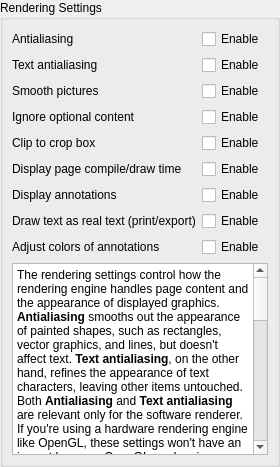
       <widget class="QWidget" name="renderingPage">
        <layout class="QVBoxLayout" name="renderingPageLayout">
         <property name="leftMargin">
          <number>0</number>
         </property>
         <property name="topMargin">
          <number>0</number>
         </property>
         <property name="rightMargin">
          <number>0</number>
         </property>
         <property name="bottomMargin">
          <number>0</number>
         </property>
         <item>
          <widget class="QGroupBox" name="renderingSettingsGroupBox">
           <property name="title">
            <string>Rendering Settings</string>
           </property>
           <layout class="QVBoxLayout" name="renderingSettingsGroupBoxLayout" stretch="0,1">
            <item>
             <layout class="QGridLayout" name="renderingSettingsGridLayout">
              <item row="0" column="1">
               <widget class="QCheckBox" name="antialiasingCheckBox">
                <property name="text">
                 <string>Enable</string>
                </property>
               </widget>
              </item>
              <item row="1" column="1">
               <widget class="QCheckBox" name="textAntialiasingCheckBox">
                <property name="text">
                 <string>Enable</string>
                </property>
               </widget>
              </item>
              <item row="4" column="0">
               <widget class="QLabel" name="clipToCropBoxLabel">
                <property name="text">
                 <string>Clip to crop box</string>
                </property>
               </widget>
              </item>
              <item row="1" column="0">
               <widget class="QLabel" name="textAntialiasingLabel">
                <property name="text">
                 <string>Text antialiasing</string>
                </property>
               </widget>
              </item>
              <item row="3" column="0">
               <widget class="QLabel" name="ignoreOptionalContentLabel">
                <property name="text">
                 <string>Ignore optional content</string>
                </property>
               </widget>
              </item>
              <item row="4" column="1">
               <widget class="QCheckBox" name="clipToCropBoxCheckBox">
                <property name="text">
                 <string>Enable</string>
                </property>
               </widget>
              </item>
              <item row="3" column="1">
               <widget class="QCheckBox" name="ignoreOptionalContentCheckBox">
                <property name="text">
                 <string>Enable</string>
                </property>
               </widget>
              </item>
              <item row="2" column="1">
               <widget class="QCheckBox" name="smoothPicturesCheckBox">
                <property name="text">
                 <string>Enable</string>
                </property>
               </widget>
              </item>
              <item row="5" column="1">
               <widget class="QCheckBox" name="displayTimeCheckBox">
                <property name="text">
                 <string>Enable</string>
                </property>
               </widget>
              </item>
              <item row="2" column="0">
               <widget class="QLabel" name="smoothPicturesLabel">
                <property name="text">
                 <string>Smooth pictures</string>
                </property>
               </widget>
              </item>
              <item row="5" column="0">
               <widget class="QLabel" name="displayTimeLabel">
                <property name="text">
                 <string>Display page compile/draw time</string>
                </property>
               </widget>
              </item>
              <item row="0" column="0">
               <widget class="QLabel" name="antialiasingLabel">
                <property name="text">
                 <string>Antialiasing</string>
                </property>
               </widget>
              </item>
              <item row="6" column="0">
               <widget class="QLabel" name="displayAnnotationsLabel">
                <property name="text">
                 <string>Display annotations</string>
                </property>
               </widget>
              </item>
              <item row="6" column="1">
               <widget class="QCheckBox" name="displayAnnotationsCheckBox">
                <property name="text">
                 <string>Enable</string>
                </property>
               </widget>
              </item>
              <item row="7" column="0">
               <widget class="QLabel" name="realTextLabel">
                <property name="text">
                 <string>Draw text as real text (print/export)</string>
                </property>
               </widget>
              </item>
              <item row="7" column="1">
               <widget class="QCheckBox" name="realTextCheckBox">
                <property name="toolTip">
                 <string>Uses substitute fonts and may look different from the embedded font. Only affects printing and exporting to devices which preserve text (such as SVG), it has no effect on the on-screen page view.</string>
                </property>
                <property name="text">
                 <string>Enable</string>
                </property>
               </widget>
              </item>
              <item row="8" column="0">
               <widget class="QLabel" name="colorAdjustAnnotationsLabel">
                <property name="text">
                 <string>Adjust colors of annotations</string>
                </property>
               </widget>
              </item>
              <item row="8" column="1">
               <widget class="QCheckBox" name="colorAdjustAnnotationsCheckBox">
                <property name="toolTip">
                 <string>Applies the active color adjustment (inverted colors, grayscale, high contrast, bitonal or custom colors) also to annotations, so they match the adjusted page content. It affects the screen only, printing and exporting of the document are not changed.</string>
                </property>
                <property name="text">
                 <string>Enable</string>
                </property>
               </widget>
              </item>
             </layout>
            </item>
            <item>
             <widget class="QTextBrowser" name="renderingHelpTextBrowser">
              <property name="html">
               <string>&lt;!DOCTYPE HTML PUBLIC &quot;-//W3C//DTD HTML 4.0//EN&quot; &quot;http://www.w3.org/TR/REC-html40/strict.dtd&quot;&gt;
&lt;html&gt;&lt;head&gt;&lt;meta name=&quot;qrichtext&quot; content=&quot;1&quot; /&gt;&lt;meta charset=&quot;utf-8&quot; /&gt;&lt;style type=&quot;text/css&quot;&gt;
p, li { white-space: pre-wrap; }
hr { height: 1px; border-width: 0; }
li.unchecked::marker { content: &quot;\2610&quot;; }
li.checked::marker { content: &quot;\2612&quot;; }
&lt;/style&gt;&lt;/head&gt;&lt;body style=&quot; font-family:'Segoe UI'; font-size:9pt; font-weight:400; font-style:normal;&quot;&gt;
&lt;p style=&quot; margin-top:12px; margin-bottom:12px; margin-left:0px; margin-right:0px; -qt-block-indent:0; text-indent:0px;&quot;&gt;The rendering settings control how the rendering engine handles page content and the appearance of displayed graphics. &lt;span style=&quot; font-weight:600;&quot;&gt;Antialiasing&lt;/span&gt; smooths out the appearance of painted shapes, such as rectangles, vector graphics, and lines, but doesn't affect text. &lt;span style=&quot; font-weight:600;&quot;&gt;Text antialiasing&lt;/span&gt;, on the other hand, refines the appearance of text characters, leaving other items untouched. Both &lt;span style=&quot; font-weight:600;&quot;&gt;Antialiasing &lt;/span&gt;and &lt;span style=&quot; font-weight:600;&quot;&gt;Text antialiasing &lt;/span&gt;are relevant only for the software renderer. If you're using a hardware rendering engine like OpenGL, these settings won't have an impact because OpenGL renders images using MSAA antialiasing (if enabled). &lt;/p&gt;
&lt;p style=&quot; margin-top:12px; margin-bottom:12px; margin-left:0px; margin-right:0px; -qt-block-indent:0; text-indent:0px;&quot;&gt;&lt;span style=&quot; font-weight:600;&quot;&gt;Smooth pictures&lt;/span&gt; option enables pictures to be transformed into device space coordinates using a high-quality image transformation method. This generally results in better image quality. When disabled, a default fast transformation is used, potentially reducing image quality if the source DPI and device DPI differ. &lt;/p&gt;
&lt;p style=&quot; margin-top:12px; margin-bottom:12px; margin-left:0px; margin-right:0px; -qt-block-indent:0; text-indent:0px;&quot;&gt;&lt;span style=&quot; font-weight:600;&quot;&gt;Ignore optional content &lt;/span&gt;ignores all optional content settings and renders everything in the content stream. &lt;span style=&quot; font-weight:600;&quot;&gt;Clip to crop box&lt;/span&gt; restricts the rendering area to the page's crop box, which is usually smaller than the whole page. Graphics outside the crop box aren't drawn, which can be useful for removing printer marks and similar elements. &lt;span style=&quot; font-weight:600;&quot;&gt;Display page compile/draw time&lt;/span&gt; can be handy for debugging, showing the time taken to compile a page (stored in the cache) and the time taken to render the compiled page contents onto the output device. &lt;/p&gt;
&lt;p style=&quot; margin-top:12px; margin-bottom:12px; margin-left:0px; margin-right:0px; -qt-block-indent:0; text-indent:0px;&quot;&gt;Using the &lt;span style=&quot; font-weight:600;&quot;&gt;Display annotations&lt;/span&gt; setting, you can enable or disable the display of annotations. If annotations are disabled, the user will not be able to interact with them. &lt;span style=&quot; font-weight:600;&quot;&gt;Adjust colors of annotations&lt;/span&gt; controls whether the active color adjustment, such as inverted colors, is applied to annotations as well, or whether annotations keep their original colors above the adjusted page content. It affects the screen only, printing and exporting of the document are never color adjusted. &lt;/p&gt;&lt;/body&gt;&lt;/html&gt;</string>
              </property>
             </widget>
            </item>
           </layout>
          </widget>
         </item>
        </layout>
       </widget>
